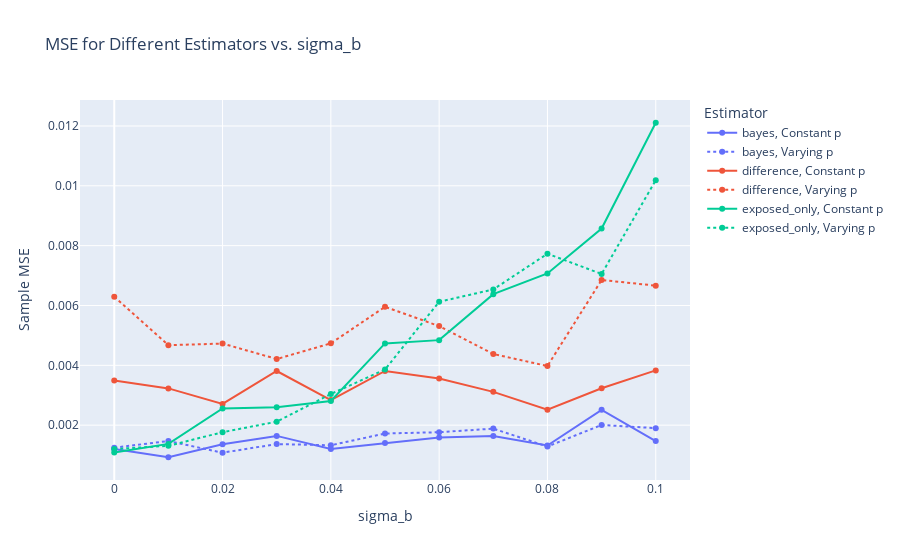

Here is the notebook cell this chart was saved with:
### Code cell
import plotly.express as px

# Create the plot using Plotly
fig_mse = px.line(
    df.assign(LineStyle=df["prop_treatment"].apply(
        lambda x: "Constant p" if np.array_equal(x, prop_const) else "Varying p"
    )),
    x="sigma_b",
    y="sample_mse",
    color="estimator",
    line_dash="LineStyle",
    markers=True,
    title="MSE for Different Estimators vs. sigma_b",
    labels={"sigma_b": "sigma_b", "sample_mse": "Sample MSE"},
)

# Update the legend to remove linestyle
fig_mse.update_layout(legend_title_text="Estimator")
fig_mse.show()

### Figure 1 — Plotly figure (JSON) as saved in the notebook; plotly's stock layout.template omitted (floating-point values rounded to 4 significant figures)
{"data": [{"hovertemplate": "estimator=bayes<br>LineStyle=Constant p<br>sigma_b=%{x}<br>Sample MSE=%{y}<extra></extra>", "legendgroup": "bayes, Constant p", "line": {"color": "#636efa", "dash": "solid"}, "marker": {"symbol": "circle"}, "mode": "lines+markers", "name": "bayes, Constant p", "orientation": "v", "showlegend": true, "type": "scatter", "x": [0, 0.01, 0.02, 0.03, 0.04, 0.05, 0.06, 0.07, 0.08, 0.09, 0.1], "xaxis": "x", "y": [0.001204, 0.0009277, 0.001363, 0.001641, 0.001202, 0.001402, 0.00159, 0.001638, 0.001318, 0.002512, 0.001468], "yaxis": "y"}, {"hovertemplate": "estimator=bayes<br>LineStyle=Varying p<br>sigma_b=%{x}<br>Sample MSE=%{y}<extra></extra>", "legendgroup": "bayes, Varying p", "line": {"color": "#636efa", "dash": "dot"}, "marker": {"symbol": "circle"}, "mode": "lines+markers", "name": "bayes, Varying p", "orientation": "v", "showlegend": true, "type": "scatter", "x": [0, 0.01, 0.02, 0.03, 0.04, 0.05, 0.06, 0.07, 0.08, 0.09, 0.1], "xaxis": "x", "y": [0.001249, 0.001469, 0.001079, 0.001368, 0.001328, 0.001722, 0.001764, 0.001885, 0.001285, 0.002006, 0.0019], "yaxis": "y"}, {"hovertemplate": "estimator=difference<br>LineStyle=Constant p<br>sigma_b=%{x}<br>Sample MSE=%{y}<extra></extra>", "legendgroup": "difference, Constant p", "line": {"color": "#EF553B", "dash": "solid"}, "marker": {"symbol": "circle"}, "mode": "lines+markers", "name": "difference, Constant p", "orientation": "v", "showlegend": true, "type": "scatter", "x": [0, 0.01, 0.02, 0.03, 0.04, 0.05, 0.06, 0.07, 0.08, 0.09, 0.1], "xaxis": "x", "y": [0.00349, 0.003229, 0.00271, 0.00381, 0.00284, 0.003812, 0.003557, 0.003114, 0.002514, 0.003235, 0.003831], "yaxis": "y"}, {"hovertemplate": "estimator=difference<br>LineStyle=Varying p<br>sigma_b=%{x}<br>Sample MSE=%{y}<extra></extra>", "legendgroup": "difference, Varying p", "line": {"color": "#EF553B", "dash": "dot"}, "marker": {"symbol": "circle"}, "mode": "lines+markers", "name": "difference, Varying p", "orientation": "v", "showlegend": true, "type": "scatter", "x": [0, 0.01, 0.02, 0.03, 0.04, 0.05, 0.06, 0.07, 0.08, 0.09, 0.1], "xaxis": "x", "y": [0.006288, 0.004672, 0.004728, 0.004212, 0.004734, 0.005956, 0.005311, 0.004379, 0.003977, 0.006853, 0.006663], "yaxis": "y"}, {"hovertemplate": "estimator=exposed_only<br>LineStyle=Constant p<br>sigma_b=%{x}<br>Sample MSE=%{y}<extra></extra>", "legendgroup": "exposed_only, Constant p", "line": {"color": "#00cc96", "dash": "solid"}, "marker": {"symbol": "circle"}, "mode": "lines+markers", "name": "exposed_only, Constant p", "orientation": "v", "showlegend": true, "type": "scatter", "x": [0, 0.01, 0.02, 0.03, 0.04, 0.05, 0.06, 0.07, 0.08, 0.09, 0.1], "xaxis": "x", "y": [0.001083, 0.001374, 0.002557, 0.002603, 0.00281, 0.004734, 0.004842, 0.006378, 0.007072, 0.008571, 0.01211], "yaxis": "y"}, {"hovertemplate": "estimator=exposed_only<br>LineStyle=Varying p<br>sigma_b=%{x}<br>Sample MSE=%{y}<extra></extra>", "legendgroup": "exposed_only, Varying p", "line": {"color": "#00cc96", "dash": "dot"}, "marker": {"symbol": "circle"}, "mode": "lines+markers", "name": "exposed_only, Varying p", "orientation": "v", "showlegend": true, "type": "scatter", "x": [0, 0.01, 0.02, 0.03, 0.04, 0.05, 0.06, 0.07, 0.08, 0.09, 0.1], "xaxis": "x", "y": [0.001202, 0.00131, 0.001765, 0.002117, 0.003041, 0.00386, 0.006124, 0.006537, 0.00773, 0.007054, 0.01019], "yaxis": "y"}], "layout": {"legend": {"title": {"text": "Estimator"}, "tracegroupgap": 0}, "title": {"text": "MSE for Different Estimators vs. sigma_b"}, "xaxis": {"anchor": "y", "domain": [0, 1], "title": {"text": "sigma_b"}}, "yaxis": {"anchor": "x", "domain": [0, 1], "title": {"text": "Sample MSE"}}}}
